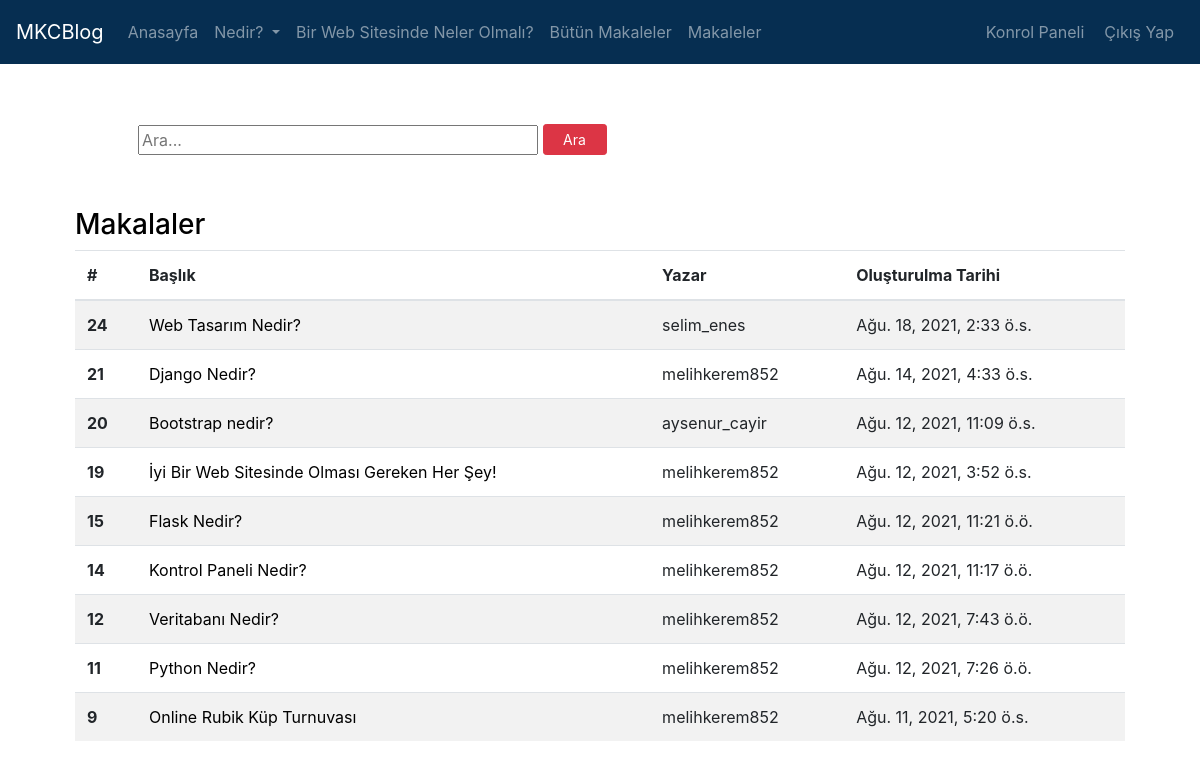
Screenshot of /articles/ (signed in) with the database file from the repository.
### article/models.py (models this page shows, shortened)
class Article(models.Model):
    author = models.ForeignKey("auth.User",on_delete = models.CASCADE,verbose_name = "Yazar ")
    title = models.CharField(max_length = 50,verbose_name = "Başlık")
    content = RichTextField()
    created_date = models.DateTimeField(auto_now_add=True,verbose_name="Oluşturulma Tarihi")
    article_image = models.FileField(blank = True,null = True,verbose_name="Makaleye Fotoğraf Ekleyin")
    class Meta:
        ordering = ['-created_date']

### article/views.py (the view)
# urls.py: path('',views.articles,name = "articles"),
def articles(response):
    keyword= response.GET.get("keyword")
    if keyword:
        articles=Article.objects.filter(title__contains = keyword)
        return render(response,"articles.html",{"articles":articles})
    articles= Article.objects.all()
    return render(response,"articles.html",{"articles":articles})

### templates/articles.html (shortened to what this page needs)
{% extends "layout.html" %}
{% block body %}
 <div class="col-md-10 m-5 search ">
    <form>
        <input type="text" name = "keyword" class="input-sm search-area" maxlength="80" placeholder="Ara...">
        <button type="submit" class="btn btn-danger btn-sm search-btn">Ara</button>
    </form>
    </div>
<h3>  Makalaler  </h3>
{% if articles %}
<div class="table">
<table class="table table-striped table-hover">
  <thead>
    <tr>
      <th scope="col">#</th>
      <th scope="col">Başlık</th>
      <th scope="col">Yazar</th>
      <th scope="col">Oluşturulma Tarihi</th>
    </tr>
  </thead>
  <tbody>
    {% for article in articles %}
        <tr>
        <th scope="row">{{article.id}}</th>
        <td><a href="{% url 'article:detail' article.id%}">{{article.title}}</a></td>
        <td>{{article.author}}</td>
        <td>{{article.created_date}}</td>
        </tr>
    {% endfor %}
  </tbody>
</table>
{% endif %}
</div>
{% endblock body %}

### static/style.css (style rules this page uses)
body { background-color: white; }
h3 { color: black; }
a { color: black; text-decoration:none; }
.search-area { width:25rem; }
.search-btn { margin-bottom:5px; width:4rem }

### static/telefon.css (style rules this page uses)
.table { margin-left: -10px; }
.table td, .table th { padding: 0%; margin-left: -50px; }
.search-area { width:25rem; }
.search-btn { margin-bottom:20px; width:4rem }
.search-area { margin:-2rem 0 -2rem -3rem; width: 12rem; }
.search-btn { width:3rem; margin-top: 1rem; }

### rows the page displays
Article: id "24", title "Web Tasarım Nedir?", author "selim_enes", created_date "Ağu. 18, 2021, 2:33 ö.s."
Article: id "21", title "Django Nedir?", author "melihkerem852", created_date "Ağu. 14, 2021, 4:33 ö.s."
Article: id "20", title "Bootstrap nedir?", author "aysenur_cayir", created_date "Ağu. 12, 2021, 11:09 ö.s."
Article: id "19", title "İyi Bir Web Sitesinde Olması Gereken Her Şey!", author "melihkerem852", created_date "Ağu. 12, 2021, 3:52 ö.s."
Article: id "15", title "Flask Nedir?", author "melihkerem852", created_date "Ağu. 12, 2021, 11:21 ö.ö."
Article: id "14", title "Kontrol Paneli Nedir?", author "melihkerem852", created_date "Ağu. 12, 2021, 11:17 ö.ö."
Article: id "12", title "Veritabanı Nedir?", author "melihkerem852", created_date "Ağu. 12, 2021, 7:43 ö.ö."
Article: id "11", title "Python Nedir?", author "melihkerem852", created_date "Ağu. 12, 2021, 7:26 ö.ö."
Article: id "9", title "Online Rubik Küp Turnuvası", author "melihkerem852", created_date "Ağu. 11, 2021, 5:20 ö.s."
